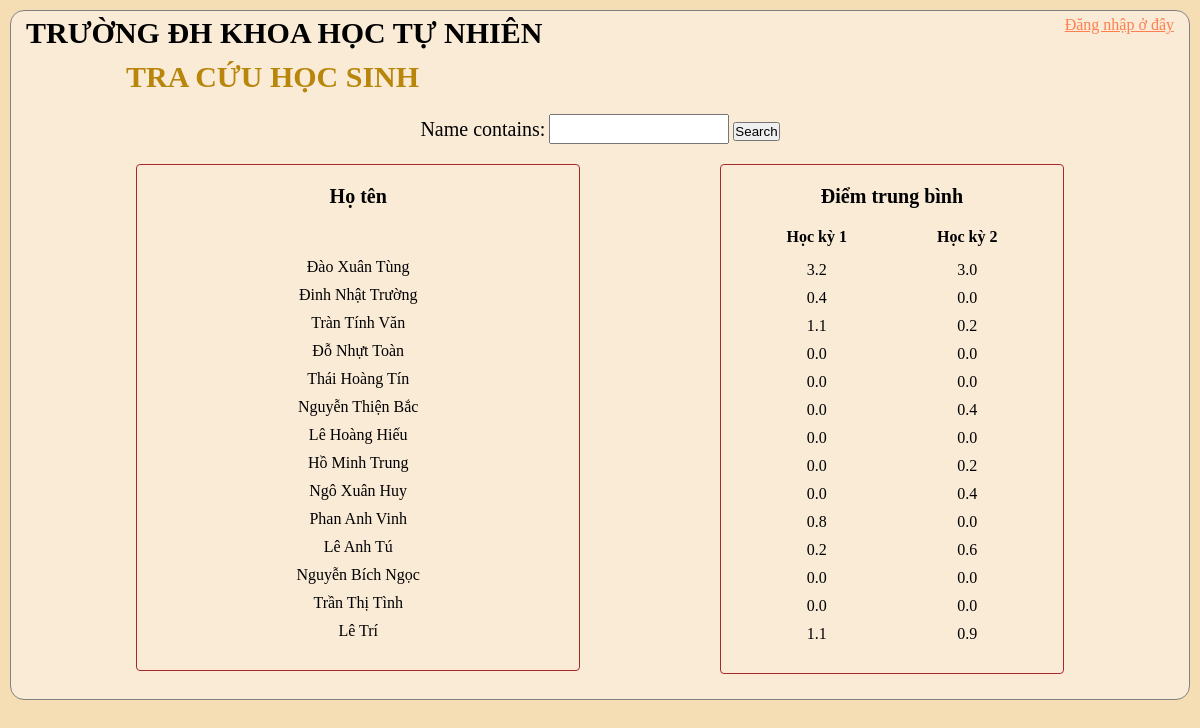
The page /searchStudent/ on the database its author committed.
### Student/models.py (models this page shows, shortened)
class Student(models.Model):
	user = models.OneToOneField(User, null=True, blank=True, on_delete=models.CASCADE,related_name='Student')
	name = models.CharField(max_length = 200, null = True)
	GIOITINH = (
		('Nam','Nam'),
		('Nữ','Nữ'),
		)
	sex = models.CharField(max_length = 200, null = True, choices = GIOITINH)
	birthday = models.DateField(null = True)
	email = models.CharField(max_length = 200, null = True)
	house_location = models.CharField(max_length = 200, null = True)
	classes = models.ForeignKey(Classes, null = True,validators=(restrict_amount, ) ,on_delete = models.CASCADE)

### Student/views.py (the view)
# urls.py: path('searchStudent/',views.searchStudent, name = 'searchStudent'),
def searchStudent(request):
	students = Student.objects.all()
	avgScores1 = []
	avgScores2 = []
	myFilter = StudentFilter(request.GET, queryset=students)
	students = myFilter.qs
	for i in students:
		temp = i.score_set.all()
		for j in temp:
			if j.semester == 'học kỳ 1':
				avgScores1.append(AvgScore(j))
			else:
				avgScores2.append(AvgScore(j))
	context = {'students':students,'avgScores1':avgScores1,'avgScores2':avgScores2,'myFilter':myFilter}
	return render(request, 'Student/searchStudent.html',context)

### Student/models.py (called while the page is built)
def AvgScore(Score):
	return round((float(Score.Toan) + float(Score.Ly) + float(Score.Hoa)
	 + float(Score.Sinh) + float(Score.Su) + float(Score.Dia)
	 + float(Score.Van) + float(Score.Daoduc) + float(Score.TheDuc))/9,1)

### Student/templates/Student/searchStudent.html (shortened to what this page needs)
    {% load static %}
<!DOCTYPE html>
<html lang="en">
<head>
    <link rel="stylesheet" type="text/css" href="{% static '/css/main.css' %}">
</head>
<body>
    <div class="main-container">
        <div class="navigation-top">
            <div id="KHTN">
                <h1>TRƯỜNG ĐH KHOA HỌC TỰ NHIÊN</h1>
            </div>
            <div class="choice">
                <p><a href="{% url 'login' %}">Đăng nhập ở đây</a></p>
            </div>
        </div>
        <h2>TRA CỨU HỌC SINH</h2>
            <div class="content">
                <div class="search">
                    <div>
                        <form method="get">
                            {{myFilter.form}}
                            <button class="btn btn-primary" type="submit">Search</button>
                        </form>
                    </div>
                </div>
            </div>
            <div class="content">
                <div class="info-name">
                    <h4>Họ tên</h4>
                    {% for i in students %}
                    <p>{{i.name}}</p>
                    {% endfor %}
                </div>
                <div class="score-name">
                    <h4>Điểm trung bình</h4>
                    <div class="content">
                        <div class="hk-tb">
                            <p>Học kỳ 1</p>
                            <ul>
                                {% for i in avgScores1 %}
                                <li>{{i}}</li>
                                {% endfor %}
                            </ul>
                        </div>
                        <div class="hk-tb">
                            <p>Học kỳ 2</p>
                            <ul>
                                {% for i in avgScores2 %}
                                <li>{{i}}</li>
                                {% endfor %}
                            </ul>
                        </div>
                    </div>
                </div>
            </div>
    </div>
</body>

### static/css/main.css (style rules this page uses)
* { padding: 0; margin: 0; box-sizing: border-box; }
body { background-color: wheat; }
.main-container { border: 1px solid gray; padding: 5px; margin: 10px; border-radius: 14px; background-color: antiquewhite; height: 100%; }
.navigation-top { display: flex; justify-content: space-between; }
#KHTN h1 { font-size: 30px; margin-left: 10px; }
.choice { display: inline-block; }
.choice p { display: inline; padding: 10px; }
.search input { block-size: 30px; width: 180px; font-size: 20px; }
.search label { font-weight: normal; font-size: 20px; }
.choice a { color: coral; }
h2 { color: darkgoldenrod; padding-inline-start: 10px; margin-top: 10px; font-size: 30px; margin-left: 100px; }
.content { display: flex; justify-content: space-evenly; height: 100%; }
.search { display: flex; justify-content:space-evenly; margin-top: 20px; }
h4 { text-align: center; padding-bottom: 20px; font-size: 15px; }
.info-name h4 { text-align: center; padding-bottom: 50px; font-size: 20px; }
.score-name h4 { text-align: center; padding-bottom: 20px; font-size: 20px; }
.hk-tb { flex: 0.5; }
.hk-tb p { text-align: center; font-weight: bold; padding-bottom: 15px; }
.info-name p { text-align: center; font-size: 16px; padding-bottom: 10px; }
.info-name { flex: 0.4; border: 1px solid brown; border-radius: 4px; height: 100%; padding: 20px; margin: 20px; }
.score-name { flex: 0.3; border: 1px solid brown; border-radius: 4px; height: 100%; padding: 20px; margin: 20px; }
.mon-hoc li, .hk1 li, .hk2 li, .hk-tb li { text-align: center; list-style-type: none; padding-bottom: 10px; }

### rows shown on the page
Student: name "Đào Xuân Tùng"
Student: name "Đinh Nhật Trường"
Student: name "Tràn Tính Văn"
Student: name "Đỗ Nhựt Toàn"
Student: name "Thái Hoàng Tín"
Student: name "Nguyễn Thiện Bắc"
Student: name "Lê Hoàng Hiếu"
Student: name "Hồ Minh Trung"
Student: name "Ngô Xuân Huy"
Student: name "Phan Anh Vinh"
Student: name "Lê Anh Tú"
Student: name "Nguyễn Bích Ngọc"
Student: name "Trần Thị Tình"
Student: name "Lê Trí"

### other values the page prints
{{ i }} "3.2" "0.4" "1.1" "0.0" "0.0" "0.0" "0.0" "0.0" "0.0" "0.8" "0.2" "0.0" "0.0" "1.1"
{{ i }} "3.0" "0.0" "0.2" "0.0" "0.0" "0.4" "0.0" "0.2" "0.4" "0.0" "0.6" "0.0" "0.0" "0.9"
